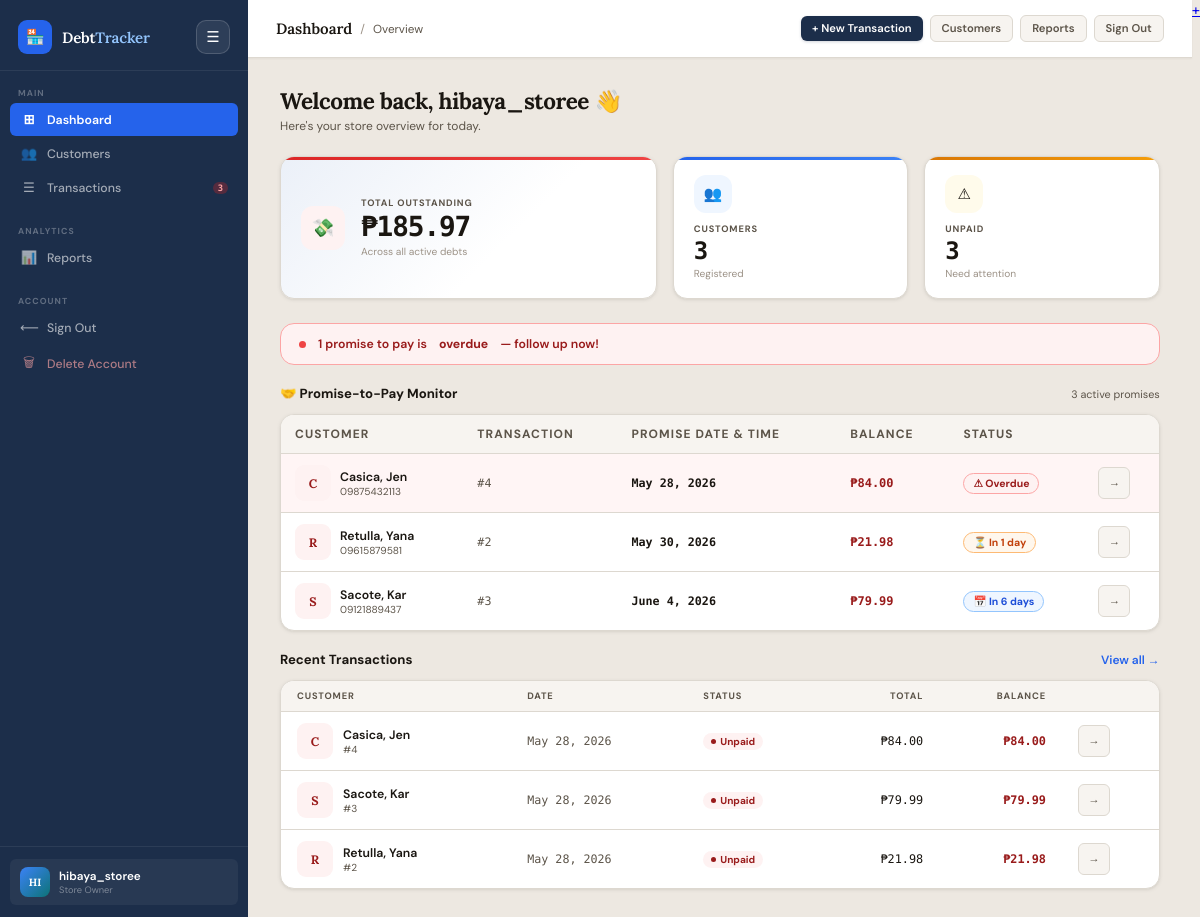
Screenshot of / (signed in) with the database file from the repository.
### tracker/models.py (models this page shows, shortened)
class Transaction(models.Model):
    STATUS_CHOICES = [
        ('unpaid', 'Unpaid'),
        ('partial', 'Partially Paid'),
        ('paid', 'Fully Paid'),
    ]
    customer = models.ForeignKey(Customer, on_delete=models.CASCADE, related_name='transactions')
    date = models.DateField(default=timezone.now)
    time = models.TimeField(default=default_transaction_time)
    notes = models.TextField(blank=True, null=True)
    status = models.CharField(max_length=10, choices=STATUS_CHOICES, default='unpaid')
    promise_date = models.DateField(blank=True, null=True)
    promise_time = models.TimeField(blank=True, null=True)
    receipt_token = models.CharField(max_length=36, unique=True, blank=True)
    created_at = models.DateTimeField(auto_now_add=True)
    class Meta:
        ordering = ['-date', '-created_at']
    def total_amount(self):
        return sum(item.subtotal() for item in self.items.all()) or Decimal('0')
    def total_paid(self):
        result = self.payments.aggregate(models.Sum('amount'))['amount__sum']
        return result or Decimal('0')
    def remaining_balance(self):
        return self.total_amount() - self.total_paid()

class Customer(models.Model):
    owner = models.ForeignKey(User, on_delete=models.CASCADE, related_name='customers')
    name = models.CharField(max_length=100)
    phone = models.CharField(max_length=20, blank=True, null=True)
    notes = models.TextField(blank=True, null=True)
    created_at = models.DateTimeField(default=timezone.now)
    class Meta:
        ordering = ['name']
    def total_balance(self):
        total = Decimal('0')
        for txn in self.transactions.all():
            total += txn.remaining_balance()
        return total

class TransactionItem(models.Model):
    UNIT_CHOICES = [
        ('qty', 'Qty'),
        ('kg', 'Kg'),
    ]
    transaction = models.ForeignKey(Transaction, on_delete=models.CASCADE, related_name='items')
    item_name = models.CharField(max_length=200)
    quantity = models.DecimalField(max_digits=8, decimal_places=2, default=1)
    unit = models.CharField(max_length=3, choices=UNIT_CHOICES, default='qty')
    price = models.DecimalField(max_digits=10, decimal_places=2)
    def subtotal(self):
        return self.quantity * self.price

### tracker/views.py (the view)
# urls.py: path('', views.dashboard, name='dashboard'),
@login_required
def dashboard(request):
    customers = Customer.objects.filter(owner=request.user)
    customer_count = customers.count()
    all_customers = list(customers)
    total_debt = sum(c.total_balance() for c in all_customers)
    recent_txns = Transaction.objects.filter(
        customer__owner=request.user
    ).select_related('customer').prefetch_related('items', 'payments')[:8]
    top_debtors = sorted(all_customers, key=lambda c: c.total_balance(), reverse=True)
    top_debtors = [c for c in top_debtors if c.total_balance() > 0][:5]
    unpaid_count = Transaction.objects.filter(
        customer__owner=request.user, status__in=['unpaid', 'partial']
    ).count()
    today = date.today()
    promise_txns_qs = Transaction.objects.filter(
        customer__owner=request.user,
        status__in=['unpaid', 'partial'],
        promise_date__isnull=False,
    ).select_related('customer').prefetch_related('items', 'payments').order_by('promise_date')
    promise_items = []
    for txn in promise_txns_qs:
        delta = (txn.promise_date - today).days
        if delta < 0:
            status_label = 'Overdue'
            status_cls   = 'promise-overdue'
        elif delta == 0:
            status_label = 'Due Today'
            status_cls   = 'promise-today'
        elif delta <= 3:
            status_label = f'In {delta} day{"s" if delta != 1 else ""}'
            status_cls   = 'promise-soon'
        else:
            status_label = f'In {delta} days'
            status_cls   = 'promise-upcoming'
        promise_items.append({
            'txn': txn,
            'delta': delta,
            'status_label': status_label,
            'status_cls': status_cls,
        })
    overdue_count = sum(1 for p in promise_items if p['status_cls'] == 'promise-overdue')
    due_today_count = sum(1 for p in promise_items if p['status_cls'] == 'promise-today')
    context = {
        'total_debt': total_debt,
        'customer_count': customer_count,
        'recent_txns': recent_txns,
        'top_debtors': top_debtors,
        'unpaid_count': unpaid_count,
        'promise_items': promise_items,
        'overdue_count': overdue_count,
        'due_today_count': due_today_count,
        'active_nav': 'dashboard',
    }
    return render(request, 'tracker/dashboard.html', context)

### tracker/templates/tracker/dashboard.html (shortened to what this page needs)
{% extends 'tracker/base.html' %}
{% block topbar_title %}Dashboard{% endblock %}
{% block page_subtitle %}Overview{% endblock %}
{% block topbar_actions %}
  <a href="{% url 'transaction_create' %}" class="btn btn-primary btn-sm">+ New Transaction</a>
  <a href="{% url 'customer_list' %}" class="btn btn-ghost btn-sm">Customers</a>
  <a href="{% url 'reports' %}" class="btn btn-ghost btn-sm">Reports</a>
{% endblock %}
{% block content %}
<div class="page-header">
  <div class="page-header-left">
    <h1>Welcome back, {{ request.user.username }} 👋</h1>
    <p>Here's your store overview for today.</p>
  </div>
</div>
<div class="stats-grid">
  <div class="stat-card featured c-red">
    <div class="stat-ico ico-red">💸</div>
    <div>
      <div class="stat-label">Total Outstanding</div>
      <div class="stat-value">₱{{ total_debt|floatformat:2 }}</div>
      <div class="stat-sub">Across all active debts</div>
    </div>
  </div>
  <div class="stat-card c-blue">
    <div class="stat-ico ico-blue">👥</div>
    <div>
      <div class="stat-label">Customers</div>
      <div class="stat-value">{{ customer_count }}</div>
      <div class="stat-sub">Registered</div>
    </div>
  </div>
  <div class="stat-card c-orange">
    <div class="stat-ico ico-orange">⚠</div>
    <div>
      <div class="stat-label">Unpaid</div>
      <div class="stat-value">{{ unpaid_count }}</div>
      <div class="stat-sub">Need attention</div>
    </div>
  </div>
</div>
{% if promise_items %}
  {% if overdue_count %}
  <div class="promise-alert-banner has-overdue">
    <span class="pulse-dot dot-red"></span>
    {{ overdue_count }} promise{{ overdue_count|pluralize }} to pay
    {% if overdue_count == 1 %}is{% else %}are{% endif %}
    <strong>overdue</strong> — follow up now!
  </div>
  {% elif due_today_count %}
  <div class="promise-alert-banner has-today">
    <span class="pulse-dot dot-yellow"></span>
    {{ due_today_count }} payment{{ due_today_count|pluralize }} promised for <strong>today</strong> — check in with your debtor{{ due_today_count|pluralize }}.
  </div>
  {% endif %}
{% endif %}
<div class="bottom-grid">
  {% if promise_items %}
  <div>
    <div class="section-hd">
      <h3>🤝 Promise-to-Pay Monitor</h3>
      <span style="font-size:0.72rem;color:var(--text-2);">{{ promise_items|length }} active promise{{ promise_items|length|pluralize }}</span>
    </div>
    <div class="card promise-desktop">
      <div class="table-wrap">
        <table class="promise-table">
          <thead>
            <tr>
              <th>Customer</th>
              <th>Transaction</th>
              <th>Promise Date &amp; Time</th>
              <th>Balance</th>
              <th>Status</th>
              <th></th>
            </tr>
          </thead>
          <tbody>
            {% for p in promise_items %}
            <tr class="{% if p.status_cls == 'promise-overdue' %}promise-overdue-row{% elif p.status_cls == 'promise-today' %}promise-today-row{% endif %}">
              <td data-label="Customer">
                <div style="display:flex;align-items:center;gap:9px;">
                  <div class="avatar {% if p.txn.status == 'partial' %}partial{% else %}high{% endif %}">
                    {{ p.txn.customer.name|slice:":1"|upper }}
                  </div>
                  <div>
                    <div style="font-weight:600;font-size:0.82rem;">
                      <a href="{% url 'customer_detail' p.txn.customer.pk %}" style="color:inherit;text-decoration:none;">{{ p.txn.customer.name }}</a>
                    </div>
                    {% if p.txn.customer.phone %}
                    <div style="font-size:0.68rem;color:var(--text-2);">{{ p.txn.customer.phone }}</div>
                    {% endif %}
                  </div>
                </div>
              </td>
              <td data-label="Transaction" style="font-size:0.78rem;color:var(--text-2);font-family:var(--mono);">#{{ p.txn.pk }}</td>
              <td data-label="Promise" style="font-size:0.78rem;">
                <span style="font-family:var(--mono);font-weight:600;">{{ p.txn.promise_date }}</span>
              </td>
              <td data-label="Balance" style="font-family:var(--mono);font-weight:700;color:var(--danger);">₱{{ p.txn.remaining_balance|floatformat:2 }}</td>
              <td data-label="Status">
                <span class="promise-badge {{ p.status_cls }}">
                  {% if p.status_cls == 'promise-overdue' %}⚠{% elif p.status_cls == 'promise-today' %}🔔{% elif p.status_cls == 'promise-soon' %}⏳{% else %}📅{% endif %}
                  {{ p.status_label }}
                </span>
              </td>
              <td data-label="Action">
                <a href="{% url 'transaction_detail' p.txn.pk %}" class="btn btn-ghost btn-sm btn-icon" title="View">→</a>
              </td>
            </tr>
            {% endfor %}
          </tbody>
        </table>
      </div>
    </div>
  </div>
  {% endif %}
  <div>
    <div class="section-hd">
      <h3>Recent Transactions</h3>
      <a href="{% url 'transaction_list' %}" class="back-link">View all →</a>
    </div>
    {% if recent_txns %}
    <div class="card recent-desktop">
      <div class="table-wrap">
        <table>
          <thead>
            <tr>
              <th>Customer</th>
              <th>Date</th>
              <th>Status</th>
              <th class="td-right">Total</th>
              <th class="td-right">Balance</th>
              <th></th>
            </tr>
          </thead>
          <tbody>
            {% for txn in recent_txns %}
            <tr>
              <td data-label="Customer">
                <div style="display:flex;align-items:center;gap:10px;">
                  <div class="avatar {% if txn.status == 'paid' %}paid{% elif txn.status == 'partial' %}partial{% else %}high{% endif %}">
                    {{ txn.customer.name|slice:":1"|upper }}
                  </div>
                  <div>
                    <div style="font-weight:600;font-size:0.82rem;">{{ txn.customer.name }}</div>
                    <div style="font-size:0.68rem;color:var(--text-2);">#{{ txn.pk }}</div>
                  </div>
                </div>
              </td>
              <td data-label="Date" class="td-muted td-mono" style="font-size:0.78rem;">{{ txn.date }}</td>
              <td data-label="Status">
                {% if txn.status == 'paid' %}<span class="status-pill status-paid">Paid</span>
                {% elif txn.status == 'partial' %}<span class="status-pill status-partial">Partial</span>
                {% else %}<span class="status-pill status-unpaid">Unpaid</span>{% endif %}
              </td>
              <td data-label="Total" class="td-mono td-right">₱{{ txn.total_amount|floatformat:2 }}</td>
              <td data-label="Balance" class="td-mono td-right {% if txn.status == 'paid' %}td-success{% else %}td-danger{% endif %}">
                {% if txn.status == 'paid' %}—{% else %}₱{{ txn.remaining_balance|floatformat:2 }}{% endif %}
              </td>
              <td><a href="{% url 'transaction_detail' txn.pk %}" class="btn btn-ghost btn-sm btn-icon">→</a></td>
            </tr>
            {% endfor %}
          </tbody>
        </table>
      </div>
    </div>
    {% endif %}
  </div>
</div>
{% endblock %}

### tracker/templates/tracker/base.html (shortened to what this page needs)
<!DOCTYPE html>
<html lang="en">
<head>
</head>
<body>
  <aside class="sidebar" id="sidebar">
    <div class="sb-brand-wrap">
      <a href="{% url 'dashboard' %}" class="sb-brand">
        <div class="sb-logo">🏪</div>
        <div class="sb-name">Debt<span>Tracker</span></div>
      </a>
      <button type="button" class="sidebar-toggle" onclick="toggleSidebar()">☰</button>
    </div>
    <div class="sb-section">
      <div class="sb-section-label">Main</div>
      <a href="{% url 'dashboard' %}" class="sb-link {% if active_nav == 'dashboard' %}active{% endif %}"><span class="sb-icon">⊞</span> Dashboard</a>
      <a href="{% url 'customer_list' %}" class="sb-link {% if active_nav == 'customers' %}active{% endif %}"><span class="sb-icon">👥</span> Customers</a>
      <a href="{% url 'transaction_list' %}" class="sb-link {% if active_nav == 'transactions' %}active{% endif %}"><span class="sb-icon">☰</span> Transactions{% if unpaid_count %}<span class="sb-badge">{{ unpaid_count }}</span>{% endif %}</a>
    </div>
    <div class="sb-section">
      <div class="sb-section-label">Analytics</div>
      <a href="{% url 'reports' %}" class="sb-link {% if active_nav == 'reports' %}active{% endif %}"><span class="sb-icon">📊</span> Reports</a>
    </div>
    <div class="sb-section">
      <div class="sb-section-label">Account</div>
      <a href="{% url 'logout' %}" class="sb-link"><span class="sb-icon">⟵</span> Sign Out</a>
      <a href="{% url 'delete_account' %}" class="sb-link" style="color:rgba(252,165,165,0.65);"><span class="sb-icon">🗑</span> Delete Account</a>
    </div>
    <div class="sb-user">
      <div class="sb-user-inner">
        <div class="sb-avatar">{{ request.user.username|slice:":2"|upper }}</div>
        <div><div class="sb-uname">{{ request.user.username }}</div><div class="sb-urole">Store Owner</div></div>
      </div>
    </div>
  </aside>
  <div class="app-main">
    <header class="topbar">
      <div class="tb-left">
        <span class="tb-title">{% block topbar_title %}DebtTracker{% endblock %}</span>
        {% block topbar_sub %}<span class="tb-sep">/</span><span class="tb-sub">{% block page_subtitle %}{% endblock %}</span>{% endblock %}
      </div>
      <div class="tb-right">
        {% block topbar_actions %}{% endblock %}
        <a href="{% url 'logout' %}" class="btn btn-ghost btn-sm">Sign Out</a>
      </div>
    </header>
    <main class="page-content">{% block content %}{% endblock %}</main>
  </div>
  {% block fab %}
  {% if active_nav != 'reports' %}
  <a href="{% url 'transaction_create' %}" class="fab-global" title="New Transaction">+</a>
  {% endif %}
  {% endblock %}
</body>
</html>

### rows the page displays
Transaction: txn.customer.name "C", txn.customer.name "Casica, Jen", txn.customer.phone "09875432113", txn.pk "4", txn.promise_date "May 28, 2026", txn.remaining_balance "84.00", status_label "Overdue", customer.name "C", customer.name "Casica, Jen", pk "4", date "May 28, 2026", status "Unpaid", total_amount "84.00", remaining_balance "84.00"
Transaction: txn.customer.name "R", txn.customer.name "Retulla, Yana", txn.customer.phone "09615879581", txn.pk "2", txn.promise_date "May 30, 2026", txn.remaining_balance "21.98", status_label "In 1 day", customer.name "R", customer.name "Retulla, Yana", pk "2", date "May 28, 2026", status "Unpaid", total_amount "21.98", remaining_balance "21.98"
Transaction: txn.customer.name "S", txn.customer.name "Sacote, Kar", txn.customer.phone "09121889437", txn.pk "3", txn.promise_date "June 4, 2026", txn.remaining_balance "79.99", status_label "In 6 days", customer.name "S", customer.name "Sacote, Kar", pk "3", date "May 28, 2026", status "Unpaid", total_amount "79.99", remaining_balance "79.99"

### other values shown
{{ unpaid_count }} "3"
{{ request.user.username|slice:":2"|upper }} "HI"
{{ request.user.username }} "hibaya_storee"
{{ total_debt|floatformat:2 }} "185.97"
{{ customer_count }} "3"
{{ overdue_count }} "1"
{{ promise_items|length }} "3"
